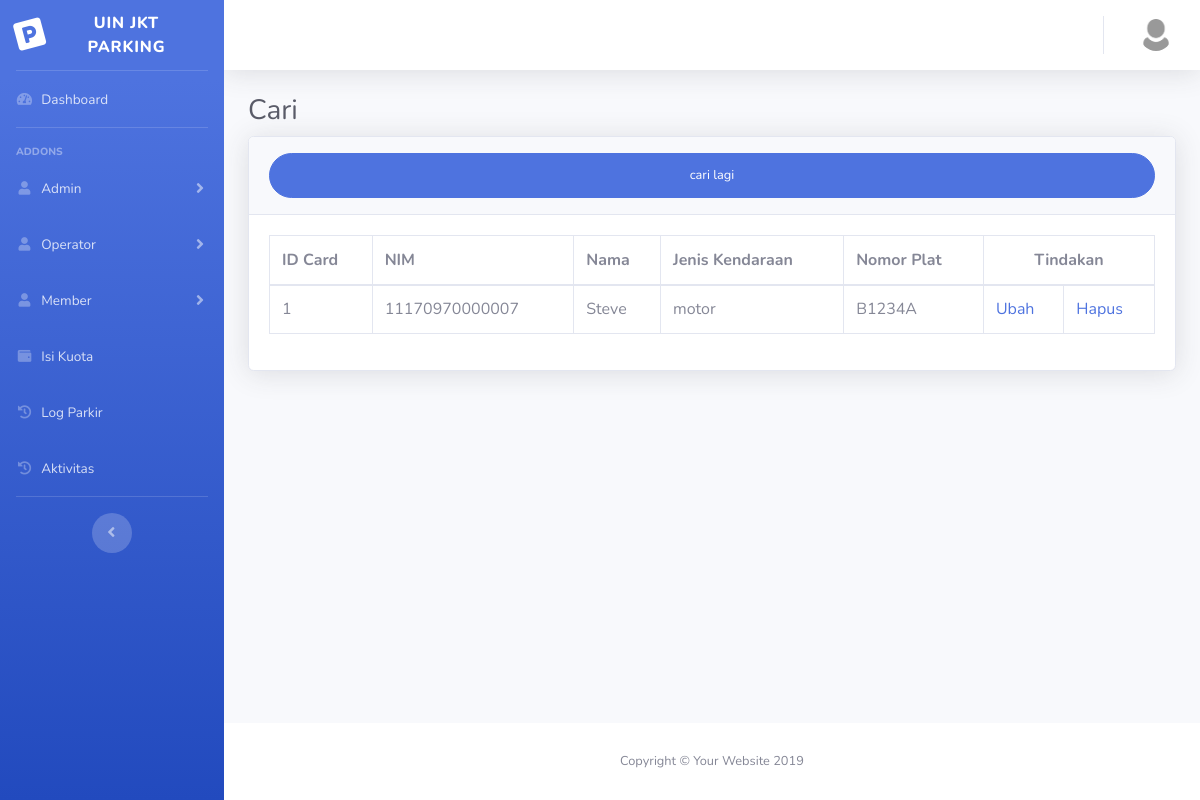
The app's page /park/cari.php?ID=1 (signed in) with its own data.
### tables this page shows
CREATE TABLE `member` (
  `ID_card` int(25) NOT NULL,
  `NIM` varchar(30) NOT NULL,
  `Nama` varchar(255) NOT NULL,
  `Jenis_kendaraan` varchar(10) NOT NULL,
  `NoPlat` varchar(15) NOT NULL
);

### park/cari.php (the view, shortened to what this page needs)
<!DOCTYPE html>
<html lang="en">
<head>
  <link href="vendor/fontawesome-free/css/all.min.css" rel="stylesheet" type="text/css">
  <link href="css/sb-admin-2.min.css" rel="stylesheet">
</head>
<body id="page-top">
  <div id="wrapper">
  <?php
	include "sidebar.php";
      include "topbar.php";
  ?>
<div class="container-fluid">
<h1 class="h3 mb-2 text-gray-800">Cari</h1>
<div class="card shadow mb-4">
  <div class="card-header py-3">
    <form class="user" action="ubah_data.php">
        <input type="submit" class="btn btn-primary btn-user btn-block" value="cari lagi">
    </form>
  </div>
  <div class="card-body">
    <div class="table-responsive">
      <table class="table table-bordered" id="dataTable" width="100%" cellspacing="0">
        <thead>
          <tr>
            <th>ID Card</th>
            <th>NIM</th>
            <th>Nama</th>
            <th>Jenis Kendaraan</th>
            <th>Nomor Plat</th>
            <th colspan=2 style="text-align:center">Tindakan</th>
          </tr>
        </thead>
        <tbody id="myTable">
        <tr>
                <?php
                $idcard = $_GET['ID'];
                $tampil = "SELECT * FROM member WHERE ID_card = '$idcard'";
                $query = mysql_query ($tampil) or die ("Gagal".mysql_error());
					while ($row = mysql_fetch_array($query)){
						$a = $row['ID_card'];
						$b = $row['NIM'];
                        $c = $row['Nama'];
                        $d = $row['Jenis_kendaraan'];
                        $e = $row['NoPlat'];
					?>
					<tr bgcolor = "white">
						<td><?php echo $a; ?></td>
						<td><?php echo $b; ?></td>
                        <td><?php echo $c; ?></td>
                        <td><?php echo $d; ?></td>
                        <td><?php echo $e; ?></td>
                        <td><a href = "ubah_profil.php?ID=<?php echo $a; ?>">Ubah</a></td><td><a href = "hapus-barang.php?ID=<?php echo $a; ?>">Hapus</td>
					</tr>
                <?php }
                ?>
        </tbody>
      </table>
    </div>
  </div>
</div>
      </div>
    </div>
    <?php
    include "footer.php" ;
    ?>
  </div>
</body>
</html>

### records on screen
member: ID_card "1", NIM "11170970000007", Nama "Steve", Jenis_kendaraan "motor", NoPlat "B1234A"
